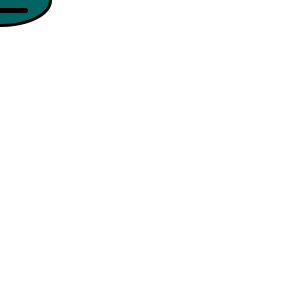
Frame 1 (no input)
Frame 60 (the mouse pressed at the canvas centre just before this capture): identical to frame 1, image omitted
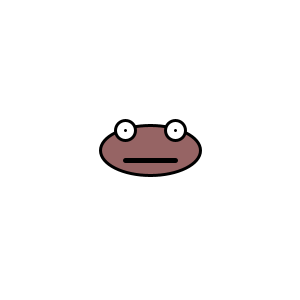
Frame 120 (the mouse held since frame 60 and released just before this capture)

The Processing sketch that drew these frames (run headless with seeded random() and noise(); from frame 60 on, the mouse is pressed at the canvas centre):

// Processing sketch: processing_159574
// ── processing_159574.pde

//week 1 assignment 4d

void setup() {
size(300,300);
background(255);
ellipseMode(CORNER);
rectMode(CORNER);
}

void draw() {
background(255);
strokeWeight(3);
ellipseMode(CORNER);
fill(mouseX,100,100);
ellipse((mouseX-50),(mouseY-25),100,50);
fill(255);
ellipseMode(CENTER);
ellipse((mouseX-25),(mouseY-20),20,20);
ellipse((mouseX+25),(mouseY-20),20,20);
point((mouseX-25),(mouseY-20));
point((mouseX+25),(mouseY-20));
strokeWeight(5);
line((mouseX-25),(mouseY+10),(mouseX+25),(mouseY+10));
}
